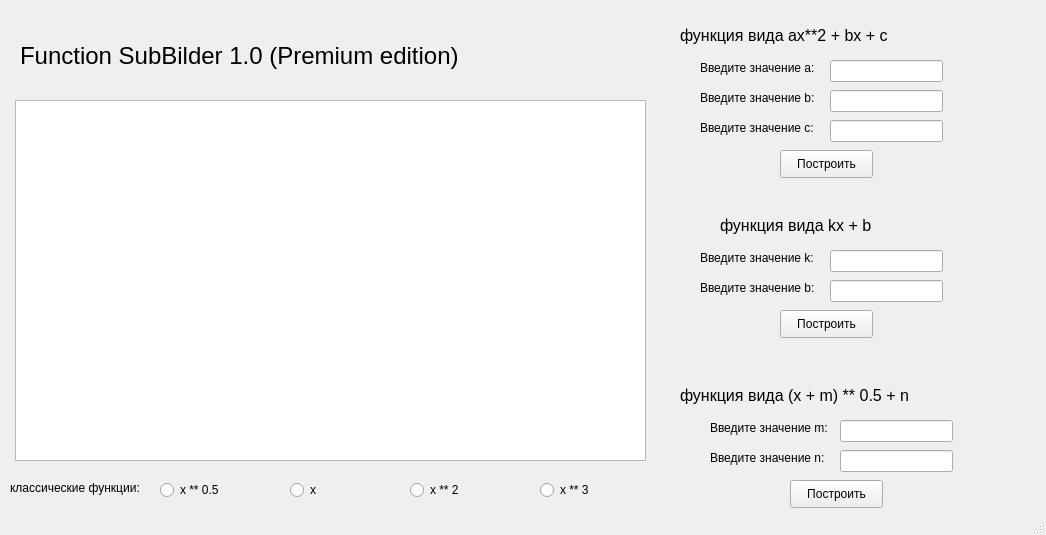
<?xml version="1.0" encoding="UTF-8"?>
<ui version="4.0">
 <class>MainWindow</class>
 <widget class="QMainWindow" name="MainWindow">
  <property name="geometry">
   <rect>
    <x>0</x>
    <y>0</y>
    <width>1046</width>
    <height>535</height>
   </rect>
  </property>
  <property name="windowTitle">
   <string>MainWindow</string>
  </property>
  <widget class="QWidget" name="centralwidget">
   <widget class="PlotWidget" name="graphicsView">
    <property name="geometry">
     <rect>
      <x>15</x>
      <y>100</y>
      <width>631</width>
      <height>361</height>
     </rect>
    </property>
   </widget>
   <widget class="QRadioButton" name="radioButton">
    <property name="geometry">
     <rect>
      <x>160</x>
      <y>480</y>
      <width>95</width>
      <height>20</height>
     </rect>
    </property>
    <property name="text">
     <string>x ** 0.5</string>
    </property>
   </widget>
   <widget class="QRadioButton" name="radioButton_2">
    <property name="geometry">
     <rect>
      <x>290</x>
      <y>480</y>
      <width>95</width>
      <height>20</height>
     </rect>
    </property>
    <property name="text">
     <string>x </string>
    </property>
   </widget>
   <widget class="QRadioButton" name="radioButton_3">
    <property name="geometry">
     <rect>
      <x>410</x>
      <y>480</y>
      <width>95</width>
      <height>20</height>
     </rect>
    </property>
    <property name="text">
     <string>x ** 2</string>
    </property>
   </widget>
   <widget class="QRadioButton" name="radioButton_4">
    <property name="geometry">
     <rect>
      <x>540</x>
      <y>480</y>
      <width>95</width>
      <height>20</height>
     </rect>
    </property>
    <property name="text">
     <string>x ** 3</string>
    </property>
   </widget>
   <widget class="QLabel" name="label">
    <property name="geometry">
     <rect>
      <x>10</x>
      <y>480</y>
      <width>141</width>
      <height>16</height>
     </rect>
    </property>
    <property name="text">
     <string>классические функции:</string>
    </property>
   </widget>
   <widget class="QLabel" name="label_2">
    <property name="geometry">
     <rect>
      <x>700</x>
      <y>60</y>
      <width>131</width>
      <height>16</height>
     </rect>
    </property>
    <property name="text">
     <string>Введите значение a:</string>
    </property>
   </widget>
   <widget class="QLabel" name="label_3">
    <property name="geometry">
     <rect>
      <x>700</x>
      <y>120</y>
      <width>131</width>
      <height>16</height>
     </rect>
    </property>
    <property name="text">
     <string>Введите значение c:</string>
    </property>
   </widget>
   <widget class="QLabel" name="label_4">
    <property name="geometry">
     <rect>
      <x>700</x>
      <y>90</y>
      <width>131</width>
      <height>16</height>
     </rect>
    </property>
    <property name="text">
     <string>Введите значение b:</string>
    </property>
   </widget>
   <widget class="QLineEdit" name="lineEdit">
    <property name="geometry">
     <rect>
      <x>830</x>
      <y>60</y>
      <width>113</width>
      <height>22</height>
     </rect>
    </property>
   </widget>
   <widget class="QLineEdit" name="lineEdit_2">
    <property name="geometry">
     <rect>
      <x>830</x>
      <y>90</y>
      <width>113</width>
      <height>22</height>
     </rect>
    </property>
   </widget>
   <widget class="QLineEdit" name="lineEdit_3">
    <property name="geometry">
     <rect>
      <x>830</x>
      <y>120</y>
      <width>113</width>
      <height>22</height>
     </rect>
    </property>
   </widget>
   <widget class="QPushButton" name="pushButton">
    <property name="geometry">
     <rect>
      <x>780</x>
      <y>150</y>
      <width>93</width>
      <height>28</height>
     </rect>
    </property>
    <property name="text">
     <string>Построить</string>
    </property>
   </widget>
   <widget class="QLabel" name="label_5">
    <property name="geometry">
     <rect>
      <x>680</x>
      <y>20</y>
      <width>281</width>
      <height>31</height>
     </rect>
    </property>
    <property name="font">
     <font>
      <pointsize>12</pointsize>
     </font>
    </property>
    <property name="text">
     <string>функция вида ax**2 + bx + c</string>
    </property>
   </widget>
   <widget class="QLabel" name="label_6">
    <property name="geometry">
     <rect>
      <x>700</x>
      <y>250</y>
      <width>131</width>
      <height>16</height>
     </rect>
    </property>
    <property name="text">
     <string>Введите значение k:</string>
    </property>
   </widget>
   <widget class="QLabel" name="label_8">
    <property name="geometry">
     <rect>
      <x>700</x>
      <y>280</y>
      <width>131</width>
      <height>16</height>
     </rect>
    </property>
    <property name="text">
     <string>Введите значение b:</string>
    </property>
   </widget>
   <widget class="QLineEdit" name="lineEdit_4">
    <property name="geometry">
     <rect>
      <x>830</x>
      <y>280</y>
      <width>113</width>
      <height>22</height>
     </rect>
    </property>
   </widget>
   <widget class="QPushButton" name="pushButton_2">
    <property name="geometry">
     <rect>
      <x>780</x>
      <y>310</y>
      <width>93</width>
      <height>28</height>
     </rect>
    </property>
    <property name="text">
     <string>Построить</string>
    </property>
   </widget>
   <widget class="QLabel" name="label_9">
    <property name="geometry">
     <rect>
      <x>720</x>
      <y>210</y>
      <width>201</width>
      <height>31</height>
     </rect>
    </property>
    <property name="font">
     <font>
      <pointsize>12</pointsize>
     </font>
    </property>
    <property name="text">
     <string>функция вида kx + b</string>
    </property>
   </widget>
   <widget class="QLineEdit" name="lineEdit_6">
    <property name="geometry">
     <rect>
      <x>830</x>
      <y>250</y>
      <width>113</width>
      <height>22</height>
     </rect>
    </property>
   </widget>
   <widget class="QLineEdit" name="lineEdit_7">
    <property name="geometry">
     <rect>
      <x>840</x>
      <y>420</y>
      <width>113</width>
      <height>22</height>
     </rect>
    </property>
   </widget>
   <widget class="QLabel" name="label_10">
    <property name="geometry">
     <rect>
      <x>710</x>
      <y>450</y>
      <width>131</width>
      <height>16</height>
     </rect>
    </property>
    <property name="text">
     <string>Введите значение n:</string>
    </property>
   </widget>
   <widget class="QLineEdit" name="lineEdit_5">
    <property name="geometry">
     <rect>
      <x>840</x>
      <y>450</y>
      <width>113</width>
      <height>22</height>
     </rect>
    </property>
   </widget>
   <widget class="QLabel" name="label_7">
    <property name="geometry">
     <rect>
      <x>710</x>
      <y>420</y>
      <width>131</width>
      <height>16</height>
     </rect>
    </property>
    <property name="text">
     <string>Введите значение m:</string>
    </property>
   </widget>
   <widget class="QPushButton" name="pushButton_3">
    <property name="geometry">
     <rect>
      <x>790</x>
      <y>480</y>
      <width>93</width>
      <height>28</height>
     </rect>
    </property>
    <property name="text">
     <string>Построить</string>
    </property>
   </widget>
   <widget class="QLabel" name="label_11">
    <property name="geometry">
     <rect>
      <x>680</x>
      <y>380</y>
      <width>311</width>
      <height>31</height>
     </rect>
    </property>
    <property name="font">
     <font>
      <pointsize>12</pointsize>
     </font>
    </property>
    <property name="text">
     <string>функция вида (x + m) ** 0.5 + n</string>
    </property>
   </widget>
   <widget class="QLabel" name="label_12">
    <property name="geometry">
     <rect>
      <x>20</x>
      <y>30</y>
      <width>631</width>
      <height>51</height>
     </rect>
    </property>
    <property name="font">
     <font>
      <pointsize>18</pointsize>
     </font>
    </property>
    <property name="text">
     <string>Function SubBilder 1.0 (Premium edition)</string>
    </property>
   </widget>
  </widget>
  <widget class="QStatusBar" name="statusbar"/>
 </widget>
 <customwidgets>
  <customwidget>
   <class>PlotWidget</class>
   <extends>QGraphicsView</extends>
   <header>pyqtgraph</header>
  </customwidget>
 </customwidgets>
 <resources/>
 <connections/>
</ui>
